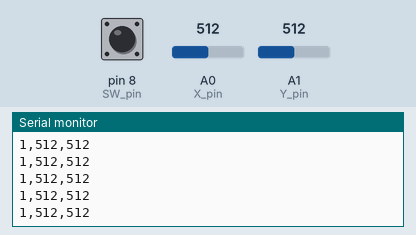
This sketch was run on a simulated Arduino Uno, built with avr-gcc and run on an emulated ATmega328P. Parts: the last lines printed to the serial monitor. The inputs (shaded band) are chosen by the test bench; at power-on: A1 (Y_pin) = 512, pin 8 (SW_pin) HIGH, A0 (X_pin) = 512.

Above: at 4.2 s.
4.3 s: A1 (Y_pin) set to 982
At 4.32 s:
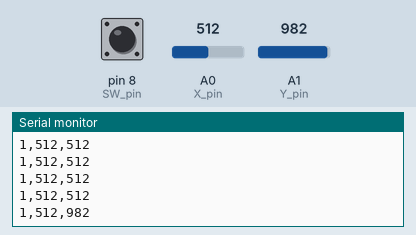
7.3 s: A1 (Y_pin) set to 1017
At 7.31 s:
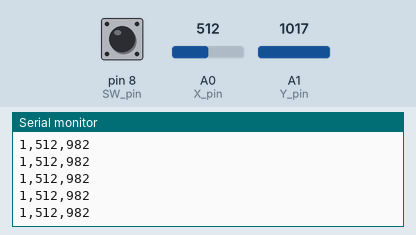
Timing chart, 0 to 10.3 s (numbered marks = the images above; inputs shaded):
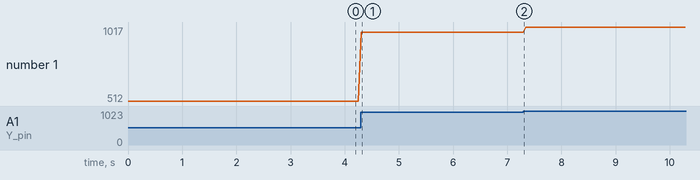

The sketch:

hw-504-joystick.ino
```cpp
// testing joystick from computer connected to Arduino Uno R3 via USB
// upload this code to Arduino for testing

/*
Pins:
  GND - GND
  5V+ - 5V
  VRx - A0 (only analog pin)
  VRy - A1 (only analog pin)
  SW - digital pin 8
*/


const int SW_pin = 8; // digital pin, receives 0 if button is pressed, 1 otherwise
const int X_pin = A0; // control X-axis of joystick
const int Y_pin = A1; // control Y-axis of joystick

void setup() {
  pinMode(SW_pin, INPUT_PULLUP);
  Serial.begin(9600);
}

void loop() {
  int sw = digitalRead(SW_pin);
  int x = analogRead(X_pin);
  int y = analogRead(Y_pin);

  // Sends CSV coordinates to computer -> RPi
  Serial.print(sw);
  Serial.print(",");
  Serial.print(x);
  Serial.print(",");
  Serial.println(y);

  delay(50);
}

/*

Reference:
Code adapted from https://lastminuteengineers.com/joystick-interfacing-arduino-processing/
Information learned from https://docs.cirkitdesigner.com/component/fa55a084-79fb-4baa-914f-2151a791a6b0/joystick-module

*/
```

Measured:
- after the input at 4.3 s, the serial monitor: prints a new line at once (image 1)
- plotted number 1: 512 → 982 after the input at 4.3 s, 982 → 1017 after the input at 7.3 s
